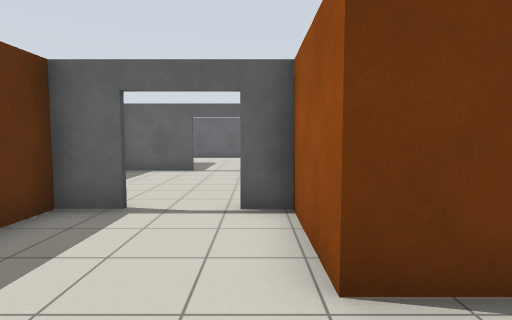
View 1 (above)

24 first-person views from a walk through a world built for the Gazebo simulator. The camera is 1.2 m above the floor, tilts 4° down and sees 80° across. The floor is counted in squares, 1 m on a side. Each view is taken from the middle of a square. On the plan, view 1 faces up. The plan holds only what a view shows up to about 13 squares ahead; the rest is blank.

View 2
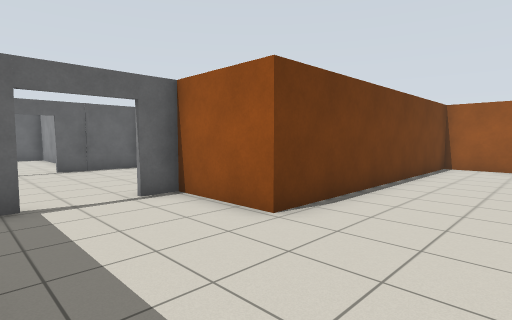

View 3
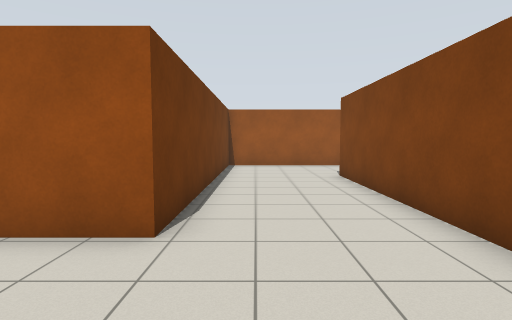

View 4
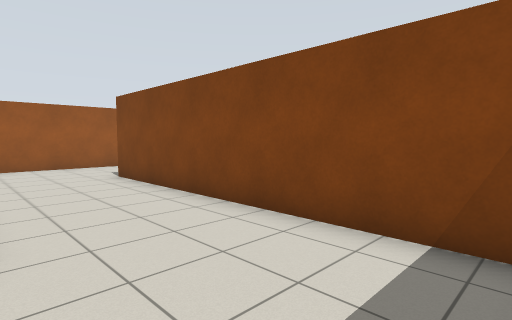

View 5
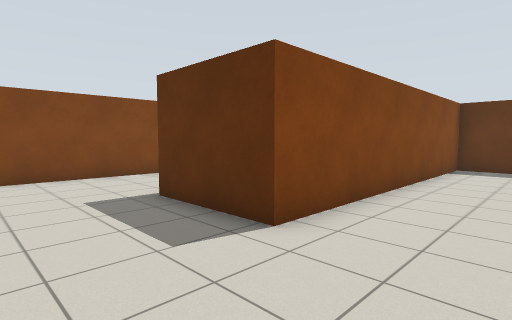

View 6
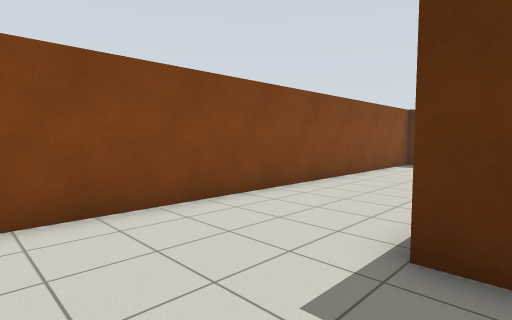

View 7
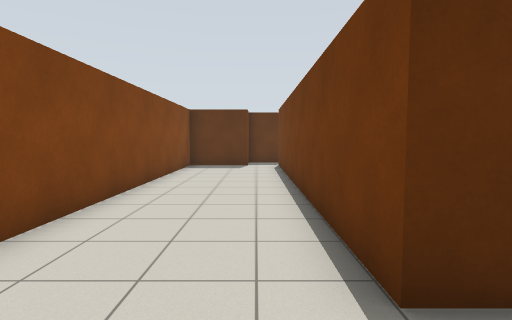

View 8
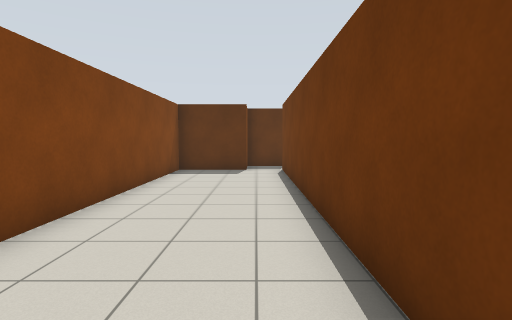

View 9
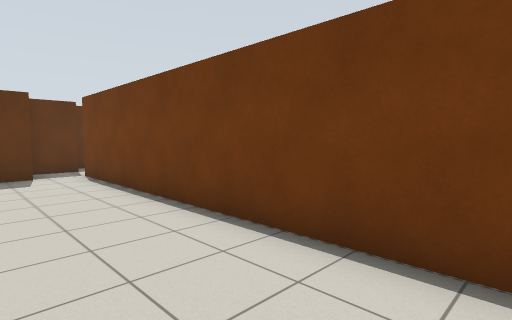

View 10
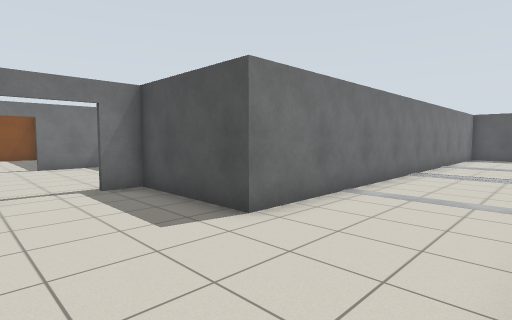

View 11
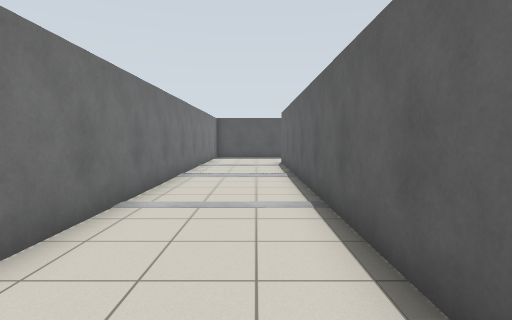

View 12
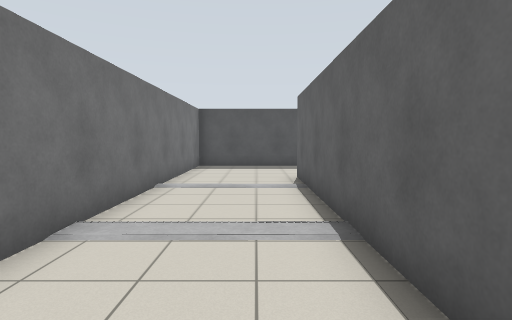

View 13
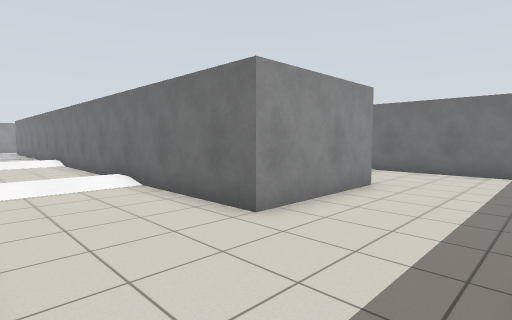

View 14
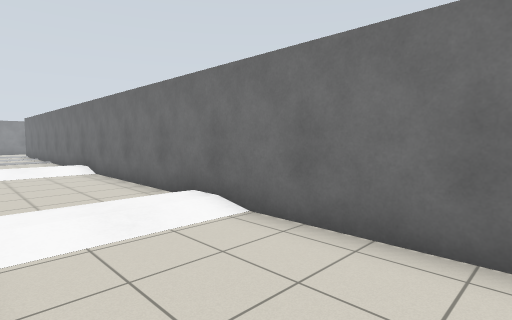

View 15
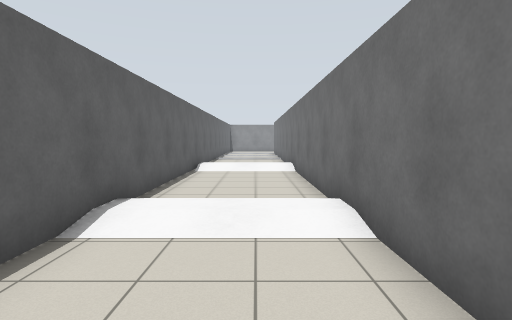

View 16
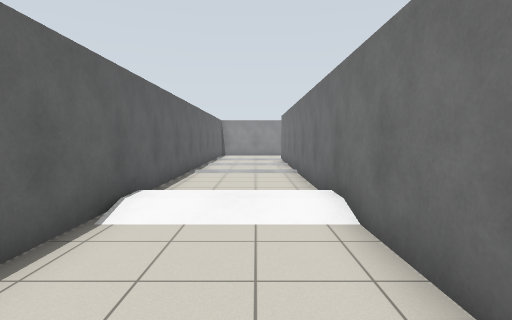

View 17
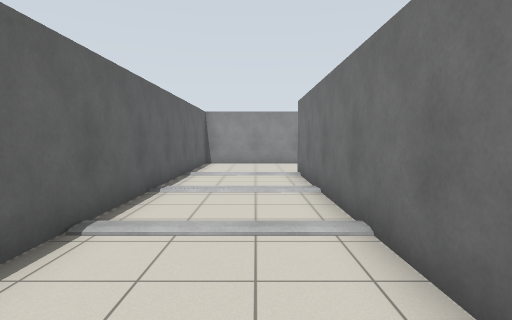

View 18
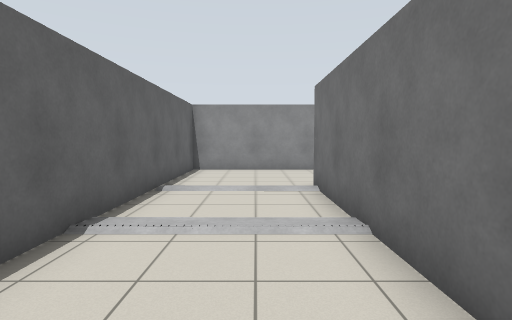

View 19
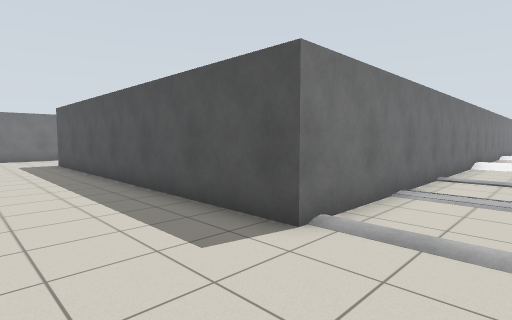

View 20
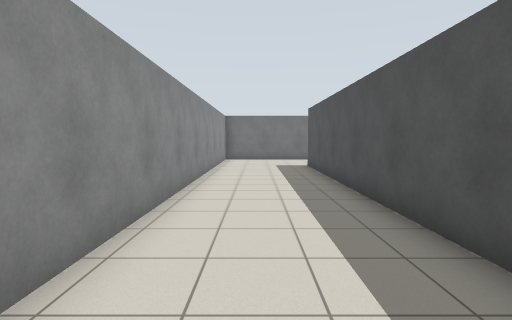

View 21
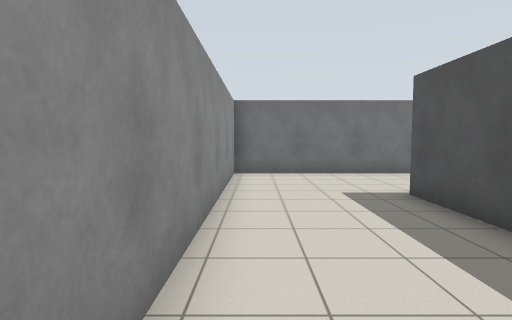

View 22
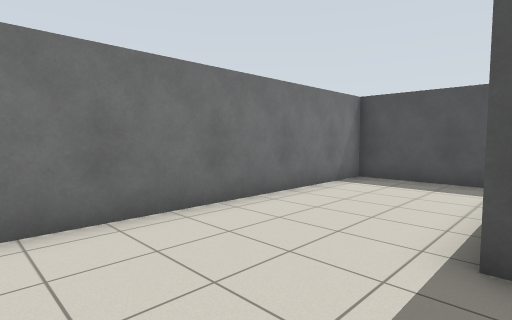

View 23
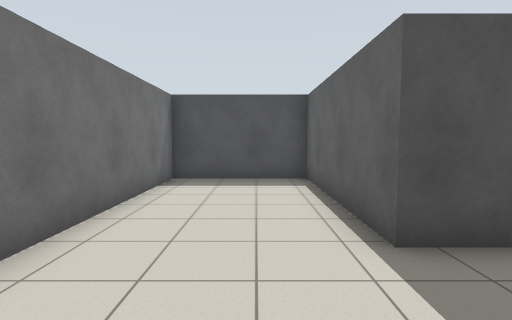

View 24
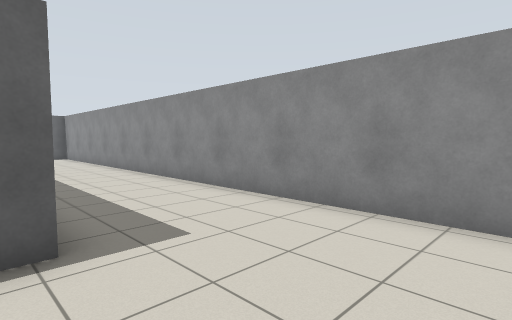

### Floor plan
Points are (right, up) in squares from view 1. A wall is a line through its corners. A room is listed if a view was taken in it or the views show most of it. See-through windows are left out.
Room 1 (views 1, 2, 3, 4, 5, 6, 7, 8, 9)
walls: (-3.4, -0.1) (-3.4, -1.7) (6.9, -1.7) (6.9, -5) (-4.9, -5); (10.7, -2.7) (10.7, 2.2) (0.6, 2.2) (0.6, 5.1) (-0.4, 5.1); (-2.2, 5.1) (-3.4, 5.1) (-3.4, 4); (-4.7, -6.3) (-4.7, -9) (9.6, -9)
ways out: opening at (-5, -6); open door at (-1.5, 5)
Room 2 (views 10, 11, 12, 13, 14, 15, 16, 17, 18, 19, 20, 21, 22, 23, 24)
walls: (-2.4, 19.3) (-16.5, 19.3) (-16.5, 23.5) (8.7, 23.5) (8.7, 10.5) (2.9, 10.5) (2.9, 6.5) (12.8, 6.5) (12.8, 27.4) (-13.2, 27.4); (-19.9, 15.5) (-3.4, 15.5) (-3.4, 11.6) (-2.4, 11.6)
ways out: open door at (-1.5, 11.5)
objects: ramp (-3, 27)

Positions as (right, up) in squares from view 1, and headings:
1: (0, 0), facing up
2: (-3, -1), facing up-right
3: (-3, 1), facing right
4: (-3, 2), facing down-right
5: (10, 1), facing down-left
6: (10, -4), facing down-left
7: (9, -6), facing left
8: (7, -6), facing left
9: (6, -8), facing up-left
10: (0, 19), facing down-left
11: (-1, 18), facing left
12: (-7, 18), facing left
13: (-20, 27), facing down-right
14: (-16, 27), facing down-right
15: (-16, 25), facing right
16: (-9, 25), facing right
17: (-2, 25), facing right
18: (1, 25), facing right
19: (12, 26), facing down-left
20: (11, 24), facing down
21: (12, 17), facing down
22: (12, 11), facing down-left
23: (12, 9), facing left
24: (8, 7), facing up-right
